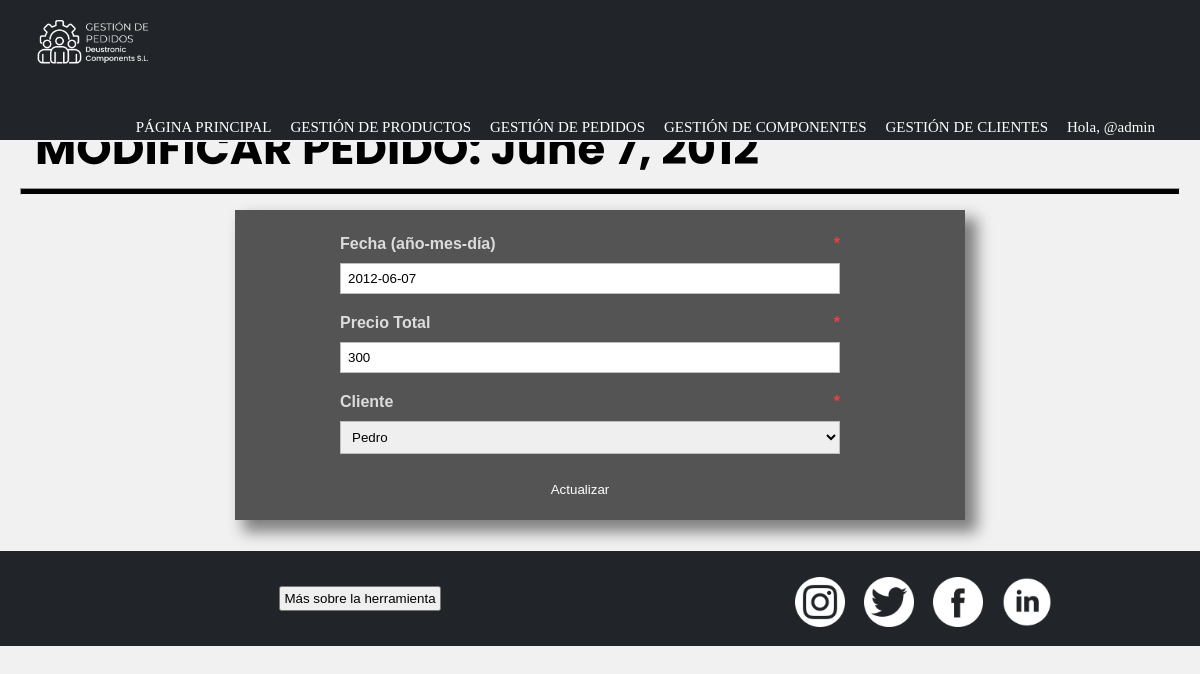
/gestionDePedidos/modificarPedido/6/ (signed in), run on the app's committed database.
### appGestionDePedidos/models.py (models this page shows, shortened)
class Pedido(models.Model):
    fecha = models.DateField()
    precioTotal = models.IntegerField()
    cliente = models.ForeignKey(Cliente, on_delete=models.CASCADE) #para la recacion 1-n con cliente
    productos = models.ManyToManyField(Producto, through = 'Compone')#esto nos crea la tabla intermedia de la n-m invisible de pedido-producto

### appGestionDePedidos/views.py (the view)
# urls.py: path('modificarPedido/<int:pk>/', ModificarPedido.as_view(), name = 'modificarPedido'),
class ModificarPedido(PermissionRequiredMixin, UpdateView):
        permission_required = 'appGestionDePedidos.change_pedido'
        model = Pedido
        template_name = 'modificarPedido.html'
        success_url = reverse_lazy('pagPrincipal')
        fields = {
                "fecha",
                "precioTotal",
                "cliente"
        }

### appGestionDePedidos/models.py (called while the page is built)
    def __str__(self):
        return self.nombre

### appGestionDePedidos/templates/modificarPedido.html (shortened to what this page needs)
{% extends "base.html" %}
{% load static %}
{% block content %}
    <header>
        <h2 class="pagSecundarias">MODIFICAR PEDIDO: {{ pedido.fecha }}</h2>
        <hr>
    </header>
    <form class="acciones" method="POST" action=".">
        <ul class="formularios">
            <li>
                <label for="id_Fecha">Fecha (año-mes-día) <span class="required">*</span></label>
                {{ form.fecha }}
            </li>
            <li>
                <label for="id_precioTotal">Precio Total<span class="required">*</span></label>
                {{ form.precioTotal }}
            </li>
            <li>
                <label for="id_cliente">Cliente <span class="required">*</span></label>
                {{ form.cliente }}
            </li>
        </ul>
        <input type="submit" value="Actualizar">
    </form>
{% endblock %}

### appGestionDePedidos/templates/base.html (shortened to what this page needs)
<!DOCTYPE html>
{% load static %}
<html lang="es">
<head>
    <link rel="stylesheet" href="{% static 'CSS/style.css' %}?{% now 'U' %}">
</head>
<body>
    <header>
        <div class="nav-fijado">
            <nav class="menu">
                <img src="{% static 'IMG/logo_nav.png' %}" alt="Logo" width="150px">
                <ul>
                    <li><a href="{% url 'pagPrincipal' %}">PÁGINA PRINCIPAL</a></li>
                    <li><a href="">GESTIÓN DE PRODUCTOS</a>
                    </li>
                    <li><a href="">GESTIÓN DE PEDIDOS</a>
                    </li>
                    <li><a href="">GESTIÓN DE COMPONENTES</a>
                    </li>
                    <li><a href="">GESTIÓN DE CLIENTES</a>
                    </li>
                    {% if user.is_authenticated %}
                        <li>
                            <p>Hola, @{{ user.username }}</p>
                        </li>
                    {% else %}
                        <li>
                            <a href="{% url 'login' %}" title="Iniciar sesión"><img src="{% static 'IMG/iniciar_sesion.png' %}" width="25px" height="25px"></a>
                        </li>
                    {% endif %}
                </ul>
            </nav>
        </div>
    </header>
    <main>
        {% block content %}{% endblock %}
    </main>
    <footer class="pie">
        <div id="saberMas">
            <button id="masInfo">Más sobre la herramienta</button>
        </div>
        <div id="redes">
            <a href="https://www.instagram.com/?hl=es" title="Instagram"><img src="{% static 'IMG/instagram.png' %}" alt="Intagram" width="50px" height="50px"></a>
            <a href="https://twitter.com/?lang=es" title="Twitter"><img src="{% static 'IMG/twitter.png' %}"alt="Twitter" width="50px" height="50px"></a>
            <a href="https://es-es.facebook.com/" title="Facebook"><img src="{% static 'IMG/facebook.png' %}" alt="Facebook" width="50px" height="50px"></a>
            <a href="https://es.linkedin.com/" title="LinkedIn"><img src="{% static 'IMG/linkedin.png' %}" alt="LinkedIn" width="50px" height="50px"></a>
        </div>
    </footer>
</body>
</html>

### appGestionDePedidos/static/CSS/style.css (style rules this page uses)
* { padding: 0; margin: 0; }
.nav-fijado { width: 100%; position: fixed; z-index: 1; border-bottom: 2px solid rgb(241, 241, 241); background-color: rgb(33, 37, 41); }
.menu { margin-left: auto; margin-right: auto; font-family: "calibri"; width: 100%; }
.menu img { float: left; padding-top: 0px; padding-left: 15px; padding-bottom: 0px; }
.menu ul { margin: auto; list-style: none; padding-right: 30px; float: right; }
.menu li { display: inline-block; }
.menu li a { text-decoration: none; color: white; font-size: 15px; padding-top: 30px; padding-right: 15px; transition: color 0.4s; display: table-cell; vertical-align: middle; }
.menu li p { text-decoration: none; color: white; font-size: 15px; padding-top: 35px; padding-right: 15px; display: table-cell; vertical-align: middle; }
.pie { background-color: rgb(33, 37, 41); min-height: 95px; height: 100%; width: 100%; bottom: 0; clear: right; clear: left; display: flex; align-items: center; }
.pie #redes { margin-left: 60px; }
.pie #saberMas { text-align: center; width: 700px; padding: 10px; font-family: "poppins", Arial, Helvetica, sans-serif; font-size: 15px; color: gainsboro; }
.pie #saberMas button { padding: 3px; }
.pie img { margin-top: 10px; margin-left: 15px; }
body { height: 100%; background-color: rgb(241, 241, 241); }
main { min-height: 521px; height: 100%; padding: 15px; }
main h2 { padding: 20px; font-family: "poppins", Arial, Helvetica, sans-serif; font-size: 45px; color: black; }
.pagSecundarias { padding-top: 100px; }
hr { margin: auto; margin-top: -15px; height: 5px; width: 99%; background-color: black; }
.acciones { padding: 15px; width: 700px; margin: auto; margin-top: 15px; background-color: rgba(0, 0, 0, .65); color: gainsboro; font-family: "calibri", Verdana, Geneva, Tahoma, sans-serif; box-shadow: 10px 10px 14px 2px rgba(0,0,0,0.47); }
.formularios { padding-left: 80px; }
.formularios li { list-style: none; padding: 10px; display: block; }
.formularios label { padding-bottom:10px; display:block; font-weight: bold; margin: auto; }
input[type=text], .formularios input[type=date], .formularios input[type=number], .formularios input[type=email], .formularios input[type=password], textarea, select { width: 500px; box-sizing: border-box; -webkit-box-sizing: border-box; -moz-box-sizing: border-box; border:1px solid #BEBEBE; padding: 7px; margin:0px; -webkit-transition: all 0.30s ease-in-out; -moz-transition: all 0.30s ease-in-out; -ms-transition: all 0.30s ease-in-out; -o-transition: all 0.30s ease-in-out; outline: none; position: relative; }
.formularios .required { color: rgb(231, 65, 65); float: right; padding-right: 100px; }
input[type=submit] { margin-top: 10px; margin-left: 180px; width: 300px; background: none; padding: 8px 15px 8px 15px; border: none; color: white; transition: background 1s; }

### data on the page
Pedido: fecha "June 7, 2012", fecha "2012-06-07", precioTotal "300", cliente "Pedro"

### other printed values
{{ user.username }} "admin"
